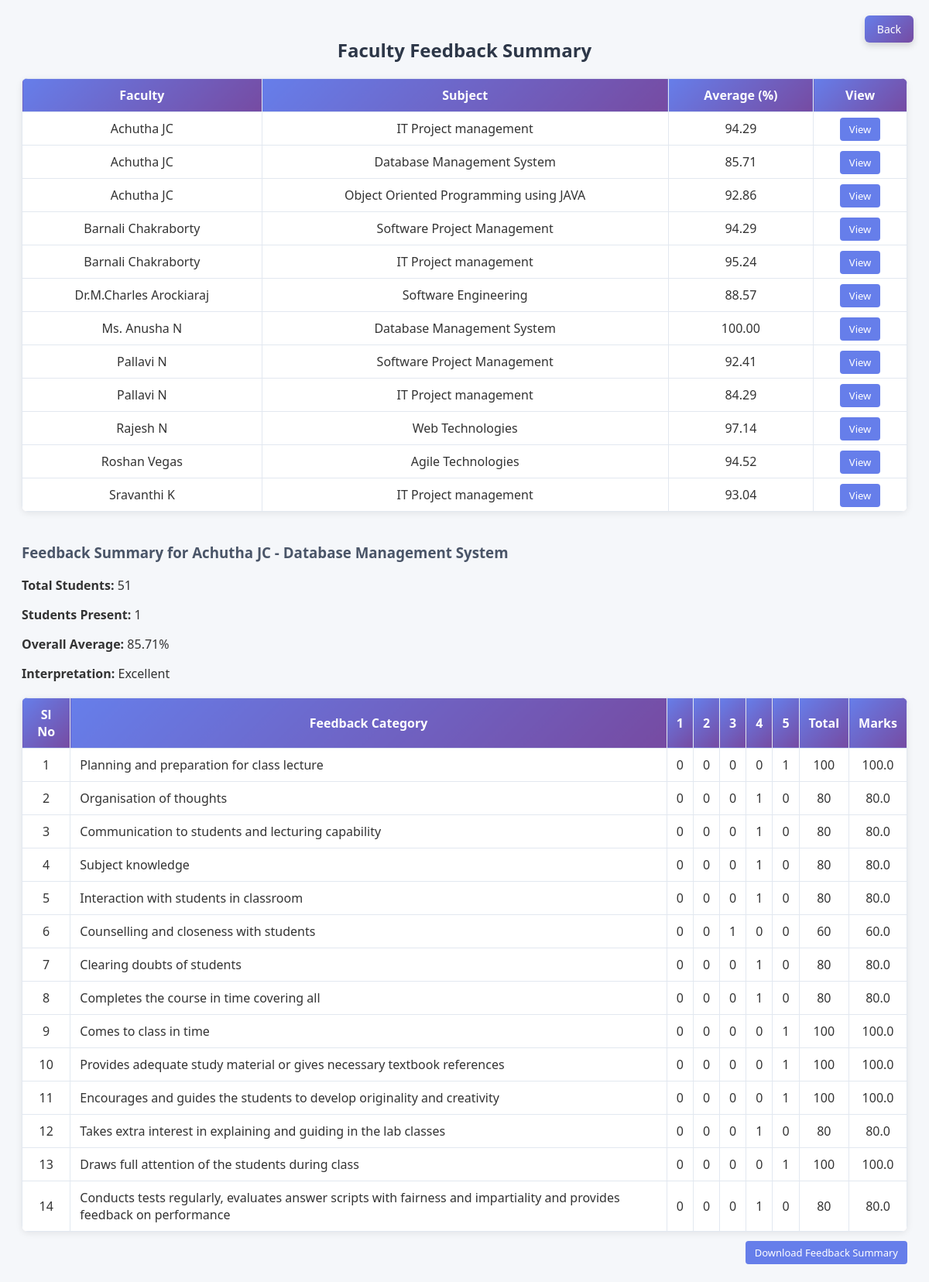
/dashboard/feedback-report/?faculty_id=7&subject_id=4 (signed in), run on the app's committed database.
### feedback_app/models.py (models this page shows, shortened)
class FacultySubject(models.Model):
    faculty_name = models.CharField(max_length=100, default='A')
    subject_name = models.CharField(max_length=100, default='A')
    semester = models.CharField(max_length=10, default='1')
    section = models.CharField(max_length=10, default='A')
    year = models.CharField(max_length=10, default='2025')

class Faculty(models.Model):
    user = models.CharField(max_length=150, default="faculty_user")
    name = models.CharField(max_length=100, default="Faculty Name")
    usn = models.CharField(max_length=20, default="FAC123")
    section = models.CharField(max_length=10, default="A")
    year = models.IntegerField(default=2019)
    subjects = models.ManyToManyField(Subject)
    semester = models.CharField(max_length=10, default="1")  # ✅ must be here

class Subject(models.Model):
    name = models.CharField(max_length=100, default="Untitled Subject")
    code = models.CharField(max_length=20, default="SUB001")
    semester = models.CharField(max_length=10, default="1")

class FeedbackQuestion(models.Model):
    text = models.TextField(default="How was the teaching?")

### feedback_app/views.py (the view)
# urls.py: path('dashboard/feedback-report/', views.feedback_report, name='feedback_report'),
@login_required
def feedback_report(request):
    report = Feedback.objects.values(
        'faculty__id', 'faculty__name',
        'subject__id', 'subject__name'
    ).annotate(
        avg_rating=Avg('rating') * 20,  # Convert 1–5 to percentage
        total=Count('id')
    ).order_by('faculty__name')
    faculty_id = request.GET.get('faculty_id')
    subject_id = request.GET.get('subject_id')
    feedback_table = []
    total_students = 0
    present_students = 0
    overall_avg = 0
    interpretation = ""
    selected_faculty = None
    selected_subject = None
    if faculty_id and subject_id:
        selected_faculty = Faculty.objects.filter(id=faculty_id).first()
        selected_subject = Subject.objects.filter(id=subject_id).first()
        if selected_faculty and selected_subject:
            faculty_subjects = FacultySubject.objects.filter(
                faculty_name=selected_faculty.name,
                subject_name=selected_subject.name
            )
            students_qs = Student.objects.none()
            if faculty_subjects.exists():
                sections = list(faculty_subjects.values_list('section', flat=True).distinct())
                if 'All' in sections:
                    assigned_student_names = StudentSubject.objects.filter(
                        subject_name=selected_subject.name
                    ).values_list('student_name', flat=True).distinct()
                    students_qs = Student.objects.filter(name__in=assigned_student_names).distinct()
                else:
                    student_names_in_sections = Student.objects.filter(
                        section__in=sections
                    ).values_list('name', flat=True).distinct()
                    assigned_student_names = StudentSubject.objects.filter(
                        subject_name=selected_subject.name,
                        student_name__in=student_names_in_sections
                    ).values_list('student_name', flat=True).distinct()
                    students_qs = Student.objects.filter(name__in=assigned_student_names).distinct()
                total_students = students_qs.count()
            else:
                if hasattr(selected_faculty, 'section'):
                    section_values = [selected_faculty.section]
                elif hasattr(selected_faculty, 'sections'):
                    section_values = list(selected_faculty.sections.all().values_list('name', flat=True))
                else:
                    section_values = []
                if section_values:
                    student_names_in_sections = Student.objects.filter(
                        section__in=section_values
                    ).values_list('name', flat=True).distinct()
                    assigned_student_names = StudentSubject.objects.filter(
                        subject_name=selected_subject.name,
                        student_name__in=student_names_in_sections
                    ).values_list('student_name', flat=True).distinct()
                    students_qs = Student.objects.filter(name__in=assigned_student_names).distinct()
                    total_students = students_qs.count()
                else:
                    total_students = 0
                    students_qs = Student.objects.none()
            feedback_list = Feedback.objects.filter(
                faculty_id=faculty_id,
                subject_id=subject_id,
                student__in=students_qs
            )
            present_students = feedback_list.values('student').distinct().count()
            questions = FeedbackQuestion.objects.all()
            overall_total = 0
            for idx, question in enumerate(questions, start=1):
                feedbacks = feedback_list.filter(question=question)
                counts = {i: feedbacks.filter(rating=i).count() for i in range(1, 6)}
                total_responses = sum(counts.values())
                weighted_total = (
                    counts[1] * 20 +
                    counts[2] * 40 +
                    counts[3] * 60 +
                    counts[4] * 80 +
                    counts[5] * 100
                )
                avg_score = round(weighted_total / total_responses, 2) if total_responses else 0
                overall_total += avg_score
                feedback_table.append({
                    'sl_no': idx,
                    'question': question.text,
                    'counts': counts,
                    'total': weighted_total,
                    'average': avg_score,
                    'marks': avg_score,
                })
            overall_avg = round(overall_total / len(questions), 2) if questions else 0
            if overall_avg >= 85:
                interpretation = "Excellent"
            elif overall_avg >= 75:
                interpretation = "Very Good"
            elif overall_avg >= 60:
                interpretation = "Good"
            elif overall_avg >= 50:
                interpretation = "Satisfactory"
            else:
                interpretation = "Poor"
    return render(request, 'feedback_app/feedback_report.html', {
        'report': report,
        'selected_faculty': selected_faculty,
        'selected_subject': selected_subject,
        'feedback_table': feedback_table,
        'total_students': total_students,
        'present_students': present_students,
        'overall_avg': overall_avg,
        'interpretation': interpretation,
    })

### feedback_app/templates/feedback_app/feedback_report.html (shortened to what this page needs)
<!DOCTYPE html>
<html>
<head>
</head>
<body>
  <a href="{% url 'admin_dashboard' %}" class="top-right-btn">Back</a>
  <h2>Faculty Feedback Summary</h2>
  <table>
    <thead>
        <tr>
            <th>Faculty</th>
            <th>Subject</th>
            <th>Average (%)</th>
            <th>View</th>
        </tr>
    </thead>
    <tbody>
        {% for row in report %}
        <tr>
            <td>{{ row.faculty__name }}</td>
            <td>{{ row.subject__name }}</td>
            <td>{{ row.avg_rating|floatformat:2 }}</td>
            <td>
                <a href="?faculty_id={{ row.faculty__id }}&subject_id={{ row.subject__id }}" class="view-btn">View</a>
            </td>
        </tr>
        {% endfor %}
    </tbody>
  </table>
  {% if selected_faculty and selected_subject %}
    <h3>Feedback Summary for {{ selected_faculty.name }} - {{ selected_subject.name }}</h3>
    <p><strong>Total Students:</strong> {{ total_students }}</p>
    <p><strong>Students Present:</strong> {{ present_students }}</p>
    <p><strong>Overall Average:</strong> {{ overall_avg }}%</p>
    <p><strong>Interpretation:</strong> {{ interpretation }}</p>
    <table>
        <thead>
            <tr>
                <th>Sl No</th>
                <th>Feedback Category</th>
                <th>1</th>
                <th>2</th>
                <th>3</th>
                <th>4</th>
                <th>5</th>
                <th>Total</th>
                <th>Marks</th>
            </tr>
        </thead>
        <tbody>
            {% for row in feedback_table %}
            <tr>
                <td>{{ row.sl_no }}</td>
                <td class="feedback-question">{{ row.question }}</td>
                <td>{{ row.counts.1 }}</td>
                <td>{{ row.counts.2 }}</td>
                <td>{{ row.counts.3 }}</td>
                <td>{{ row.counts.4 }}</td>
                <td>{{ row.counts.5 }}</td>
                <td>{{ row.total }}</td>
                <td>{{ row.marks }}</td>
            </tr>
            {% endfor %}
        </tbody>
    </table>
    <div class="button-container">
      <a href="#" onclick="downloadFeedback()" class="download-btn">Download Feedback Summary</a>
    </div>
  {% endif %}
</body>
</html>

### feedback_app/templates/feedback_app/feedback_report.html (style rules this page uses)
body { font-family: 'Segoe UI', Arial, sans-serif; padding: 20px; background-color: #f5f7fa; color: #333; }
h2 { text-align: center; color: #2d3748; margin-bottom: 20px; }
h3 { margin-top: 40px; color: #4a5568; }
table { width: 100%; border-collapse: collapse; margin-top: 20px; background: #fff; border-radius: 8px; overflow: hidden; box-shadow: 0 2px 8px rgba(0,0,0,0.08); }
th, td { border: 1px solid #e2e8f0; padding: 10px 12px; text-align: center; }
th { background: linear-gradient(135deg, #667eea, #764ba2); color: white; font-weight: 600; }
td.subject, td.feedback-question { text-align: left; }
.top-right-btn { position: absolute; top: 20px; right: 20px; background: linear-gradient(135deg, #667eea, #764ba2); color: white; padding: 8px 16px; font-size: 14px; border-radius: 6px; text-decoration: none; font-weight: 500; box-shadow: 0 4px 8px rgba(0, 0, 0, 0.15); transition: background 0.3s ease; }
.view-btn, .download-btn { background: #667eea; color: white; padding: 6px 12px; border-radius: 4px; text-decoration: none; font-size: 13px; transition: background 0.3s ease; }
.button-container { text-align: right; margin-top: 15px; }

### data on the page
FacultySubject: faculty__name "Achutha JC", subject__name "IT Project management", avg_rating "94.29"
FacultySubject: faculty__name "Achutha JC", subject__name "Object Oriented Programming using JAVA", avg_rating "92.86"
FacultySubject: faculty__name "Barnali Chakraborty", subject__name "Software Project Management", avg_rating "94.29"
FacultySubject: faculty__name "Barnali Chakraborty", subject__name "IT Project management", avg_rating "95.24"
FacultySubject: faculty__name "Ms. Anusha N", subject__name "Database Management System", avg_rating "100.00"
FacultySubject: faculty__name "Pallavi N", subject__name "Software Project Management", avg_rating "92.41"
FacultySubject: faculty__name "Sravanthi K", subject__name "IT Project management", avg_rating "93.04"
Faculty: name "Achutha JC"
Subject: name "Database Management System"
FeedbackQuestion: question "Planning and preparation for class lecture"
FeedbackQuestion: question "Organisation of thoughts"
FeedbackQuestion: question "Communication to students and lecturing capability"
FeedbackQuestion: question "Subject knowledge"
FeedbackQuestion: question "Interaction with students in classroom"
FeedbackQuestion: question "Counselling and closeness with students"
FeedbackQuestion: question "Clearing doubts of students"
FeedbackQuestion: question "Completes the course in time covering all"
FeedbackQuestion: question "Comes to class in time"
FeedbackQuestion: question "Provides adequate study material or gives necessary textbook references"
FeedbackQuestion: question "Encourages and guides the students to develop originality and creativity"
FeedbackQuestion: question "Takes extra interest in explaining and guiding in the lab classes"
FeedbackQuestion: question "Draws full attention of the students during class"
FeedbackQuestion: question "Conducts tests regularly, evaluates answer scripts with fairness and impartiality and provides feedback on performance"

### other printed values
{{ row.faculty__name }} "Achutha JC" "Dr.M.Charles Arockiaraj" "Pallavi N" "Rajesh N" "Roshan Vegas"
{{ row.subject__name }} "Database Management System" "Software Engineering" "IT Project management" "Web Technologies" "Agile Technologies"
{{ row.avg_rating|floatformat:2 }} "85.71" "88.57" "84.29" "97.14" "94.52"
{{ total_students }} "51"
{{ present_students }} "1"
{{ overall_avg }} "85.71"
{{ interpretation }} "Excellent"
{{ row.sl_no }} "1" "2" "3" "4" "5" "6" "7" "8" "9" "10" "11" "12" "13" "14"
{{ row.counts.1 }} "0" "0" "0" "0" "0" "0" "0" "0" "0" "0" "0" "0" "0" "0"
{{ row.counts.2 }} "0" "0" "0" "0" "0" "0" "0" "0" "0" "0" "0" "0" "0" "0"
{{ row.counts.3 }} "0" "0" "0" "0" "0" "1" "0" "0" "0" "0" "0" "0" "0" "0"
{{ row.counts.4 }} "0" "1" "1" "1" "1" "0" "1" "1" "0" "0" "0" "1" "0" "1"
{{ row.counts.5 }} "1" "0" "0" "0" "0" "0" "0" "0" "1" "1" "1" "0" "1" "0"
{{ row.total }} "100" "80" "80" "80" "80" "60" "80" "80" "100" "100" "100" "80" "100" "80"
{{ row.marks }} "100.0" "80.0" "80.0" "80.0" "80.0" "60.0" "80.0" "80.0" "100.0" "100.0" "100.0" "80.0" "100.0" "80.0"
